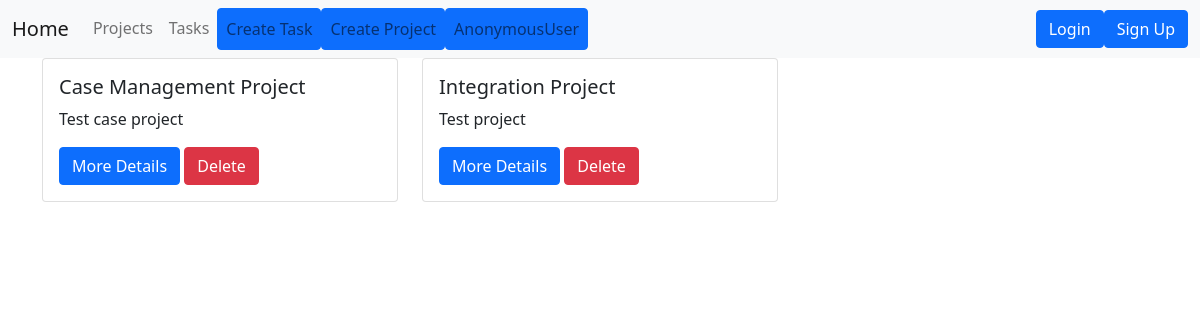
/projects/, run on the app's committed database.
### projects/models.py (models this page shows, shortened)
class Project(models.Model):
    name = models.CharField(max_length=200,null=True,blank=True)
    description = models.TextField(null=True,blank=True)
    date_created = models.DateTimeField(auto_now_add=True,null=True,blank=True)
    class Meta:
       ordering = ['-date_created']

### projects/views.py (the view)
# urls.py: path('projects/', views.ProjectListView.as_view(), name = 'projects'),
class ProjectListView(ListView):
   model = Project
   template_name = 'projects/projects.html'

### projects/templates/projects/projects.html
{% extends "projects/base.html" %}
{% load static %}
{% block content %}
 <div class="container ">
    <div class="row ">
      {% for project in object_list %}
       <div class="col-md-4 " style="border-top: 200px;">
           <div class="card">
             <div class="card-body">
              <h5 class="card-title">{{ project.name }}</h5>
              <p class="card-text">{{ project.description|truncatechars:150  }}</p>
              <a href="{% url 'project-detail' project.pk %}"
                 class="btn btn-primary">
                  More Details
              </a>
               <a href="{% url 'delete-project' project.pk %}" class="btn btn-danger">Delete</a>
             </div>
          </div>
       </div>
       {% endfor %}
    </div>
 </div>
{% endblock content %}

### data on the page
Project: name "Case Management Project", description "Test case project"
Project: name "Integration Project", description "Test project"

### other printed values
{{ user }} "AnonymousUser"
